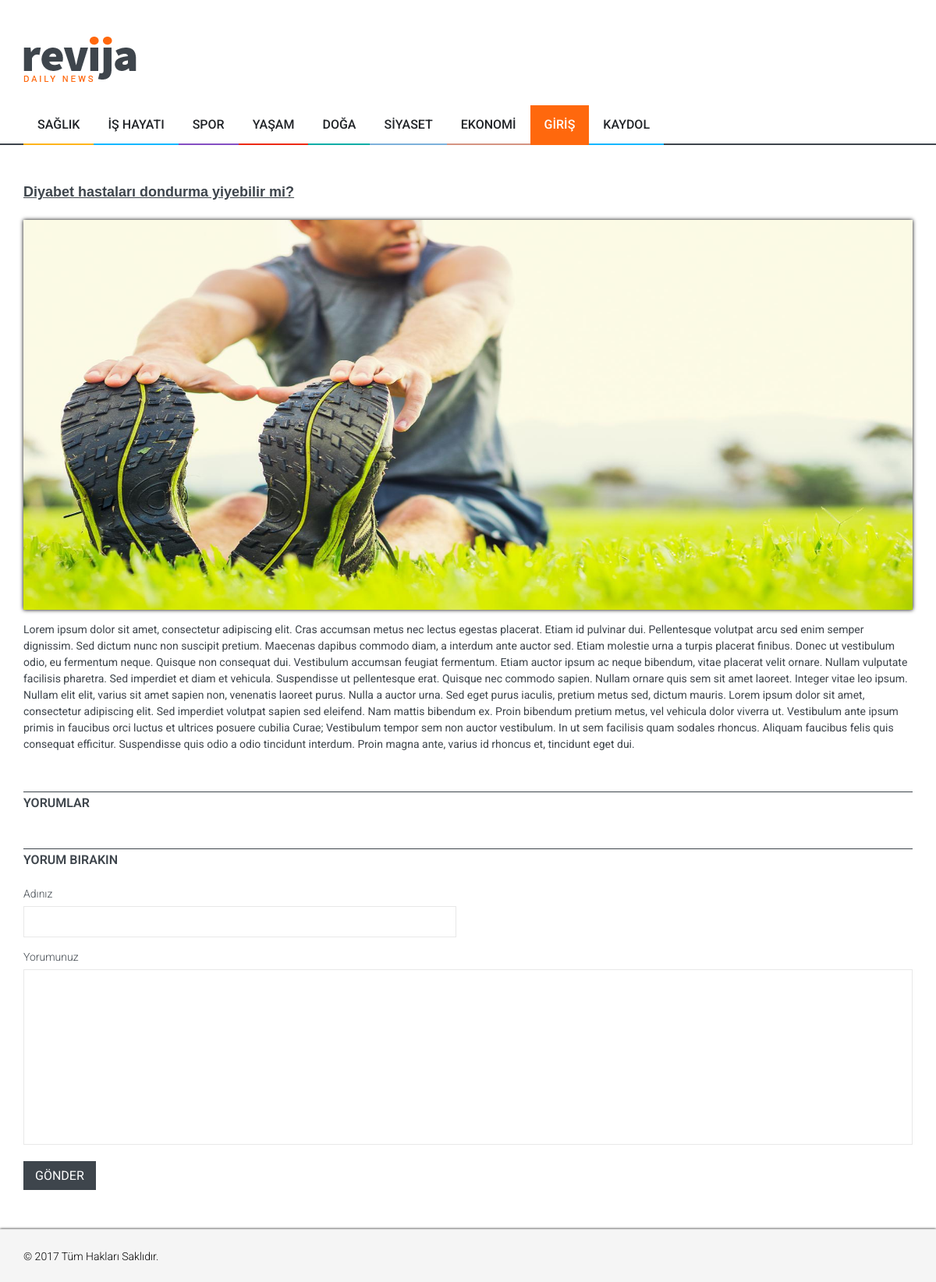
/post.php?haberId=42, run on the app's committed database.
### tables this page shows
CREATE TABLE `kategoriler` (
  `Id` int(11) NOT NULL,
  `Ad` varchar(50) NOT NULL,
  `CSSClass` varchar(50) DEFAULT NULL
);

CREATE TABLE `haberler` (
  `Id` int(11) NOT NULL,
  `Baslik` varchar(500) NOT NULL,
  `FotografAd` varchar(260) DEFAULT NULL,
  `Icerik` varchar(10000) NOT NULL,
  `Tarih` datetime NOT NULL,
  `IsFlas` bit(1) NOT NULL,
  `IsSlider` bit(1) NOT NULL,
  `KategoriId` int(11) NOT NULL
);

### post.php (the view, shortened to what this page needs)
<?php include "header.php" ?>
<div class="content">
    <div class="container">
        <div class="row">
            <div class="col-lg-12 col-md-12 col-sm-12">
            <div class="section">
			<?php
				$haberId = @$_GET["haberId"];
				$haber = mysqli_fetch_array(mysqli_query($baglanti, "SELECT * FROM haberler WHERE Id = " . $haberId));
			?>
            <h2 class="section_title section_title_medium_var2"><?php echo $haber["Baslik"]; ?></h2>
            <div class="text_post_block">
                <div class="scale_image_container">
                  <img width="1140" src="images/<?php echo $haber["FotografAd"]; ?>" class="scale_image" style="max-height:500px">
                </div>
				<div>
					<?php echo $haber["Icerik"]; ?>
				</div>
				<div class="section">
					<h3 class="section_title">Yorumlar</h3>
				</div>
				  <div class="section">
					<h3 class="section_title">Yorum Bırakın</h3>
					<form class="contact_form" action="yorumyap.php" method="GET">
					  <ul>
						<li>
						  <div class="row">
							<div class="col-lg-6 col-md-6 col-sm-6 col-xs-6">
							  <label>Adınız<span class="required"></span></label>
							  <input type="text" name="yorumAd" required>
							</div>
						  </div>
						</li>
						<li>
						  <label>Yorumunuz</label>
						  <textarea name="yorumIcerik" required></textarea>
						</li>
						<li>
						  <input type="submit" class="button button_grey" value="GÖNDER"/>
					  </ul>
					</form>
				  </div>
            </div>
          </div>
        </div>
      </div>
    </div>
</div>
<?php include "footer.php" ?>

### header.php (shortened to what this page needs)
<?php
	$baglanti = mysqli_connect("localhost", "root", "", "webtek");
	mysqli_query($baglanti,"SET NAMES 'utf8'");
	mysqli_query($baglanti,"SET CHARACTER SET utf8_general_ci");
?>
<!DOCTYPE html>
<html lang="en">
<head>
  <link rel="stylesheet" type="text/css" media="all" href="css/bootstrap.min.css">
  <link rel="stylesheet" type="text/css" media="all" href="css/style.css">
  <link rel="stylesheet" href="css/font-awesome.min.css">
  <link rel="stylesheet" type="text/css" media="all" href="css/responsive.css">
  <link rel="stylesheet" type="text/css" media="all" href="css/owl.carousel.css">
  <link rel="stylesheet" type="text/css" media="all" href="css/animate.css">
  <link rel="stylesheet" type="text/css" media="all" href="plugins/layerslider/css/layerslider.css">
  <link rel="stylesheet" type="text/css" media="all" href="css/custom.css">
</head>
<body class="wide_layout">
	<header role="banner" class="header header-main">
		  <div class="h_bot_part">
			<div class="container">
			  <div class="row">
				<div class="col-xs-12">
				  <div class="clearfix">
					<a href="./" class="f_left logo"><img src="images/logo_main.png" alt=""></a>
				  </div>
				</div>
			  </div>
			</div>
		  </div>
		<div class="menu_wrap">
			<div class="menu_border">
			  <div class="container clearfix menu_border_wrap">
				<nav role="navigation" class="main_menu menu_var2">
				  <ul>
					<?php
						$kategoriler = mysqli_query($baglanti, "SELECT * FROM kategoriler");
						while($kategori = mysqli_fetch_array($kategoriler)){
					?>
					<li><a class="<?php echo $kategori["CSSClass"]; ?>-menu" href="./kategoriler.php?kategoriId=<?php echo $kategori["Id"]; ?>"><?php echo $kategori["Ad"]; ?></a></li>
					<?php } ?>
					<li>
						<?php
							if(isset($_SESSION["kullaniciId"])){
						?>
						<a class="cikis-menu" href="./logout.php">ÇIKIŞ</a>
						<?php } else { ?>
						<a class="giris-menu" href="./login.php">GİRİŞ</a>
						<?php } ?>
					</li>
					<?php
						if(!isset($_SESSION["kullaniciId"])){
					?>
					<li>
						<a class="ishayati-menu" href="./register.php">KAYDOL</a>
					</li>
					<?php } if(isset($_SESSION["admin"]) && $_SESSION["admin"] == 1) { ?>
					<li>
						<a class="saglik-menu" href="./admin">PANEL</a>
					</li>
					<?php } ?>
				  </ul>
				</nav>
			  </div>
			</div>
		</div>
	</header>

### css/custom.css (style rules this page uses)
.content { margin:0; }
.contact_form input[type="text"], .contact_form textarea { color:rgb(255,103,51) }
.section_title_medium_var2 { font-family:arial !important; text-decoration:underline; font-size:18px !important; }
.scale_image_container { box-shadow: 0 0 5px black; }
.giris-menu { border-bottom: 2px solid #ff680d; background: #ff680d; color: #fff !important; }
.ishayati-menu { border-bottom: 2px solid #13b7ff; }
.siyaset-menu { border-bottom: 2px solid #7DB1DA; }
.ekonomi-menu { border-bottom: 2px solid #D59482; }
.spor-menu { border-bottom: 2px solid #854ec2; }
.saglik-menu { border-bottom: 2px solid #feb41c; }
.yasam-menu { border-bottom: 2px solid #ec2913; }
.doga-menu { border-bottom: 2px solid #00ada7; }

### data on the page
kategoriler: Ad "SAĞLIK"
kategoriler: Ad "İŞ HAYATI"
kategoriler: Ad "SPOR"
kategoriler: Ad "YAŞAM"
kategoriler: Ad "DOĞA"
kategoriler: Ad "SİYASET"
kategoriler: Ad "EKONOMİ"
haberler: Baslik "Diyabet hastaları dondurma yiyebilir mi?", FotografAd (picture), Icerik "Lorem ipsum dolor sit amet, consectetur adipiscing elit. Cras accumsan metus nec lectus egestas placerat. Etiam id pulvinar dui. Pellentesque volutpat arcu sed enim semper dignissim. Sed dictum nunc non suscipit pretium. Maecenas dapibus commodo diam, a interdum ante auctor sed. Etiam molestie urna a turpis placerat finibus. Donec ut vestibulum odio, eu fermentum neque. Quisque non consequat dui. Vestibulum accumsan feugiat fermentum. Etiam auctor ipsum ac neque bibendum, vitae placerat velit ornare. Nullam vulputate facilisis pharetra. Sed imperdiet et diam et vehicula. Suspendisse ut pellentesque erat. Quisque nec commodo sapien. Nullam ornare quis sem sit amet laoreet. Integer vitae leo…"

### other printed values
Date("Y") "2017"
